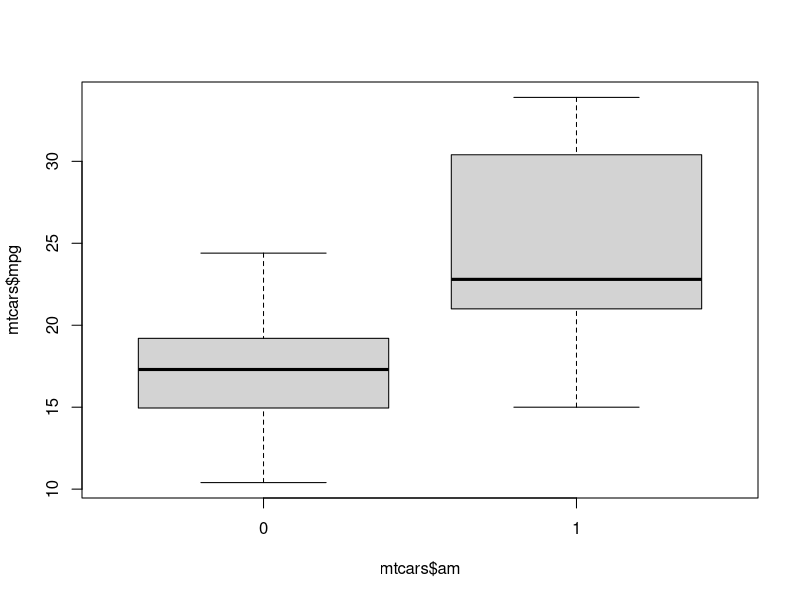

The R script that drew this image:
# Title     : 2 sample T - test with independent groups
# Objective : Compare the GPM means for different transmittion types  using t-test
# Created by: steve_lab
# Created on: 29/6/21

# Printing the first results of the dataset to examine the structure
head(mtcars)

# plot the boxes of the mpg in transittion groups (namual, automatic)
boxplot(mtcars$mpg ~ mtcars$am)

# Using the t.test function find the means for each transmission
t.test(mtcars$mpg ~ mtcars$am, conf = 0.95)
